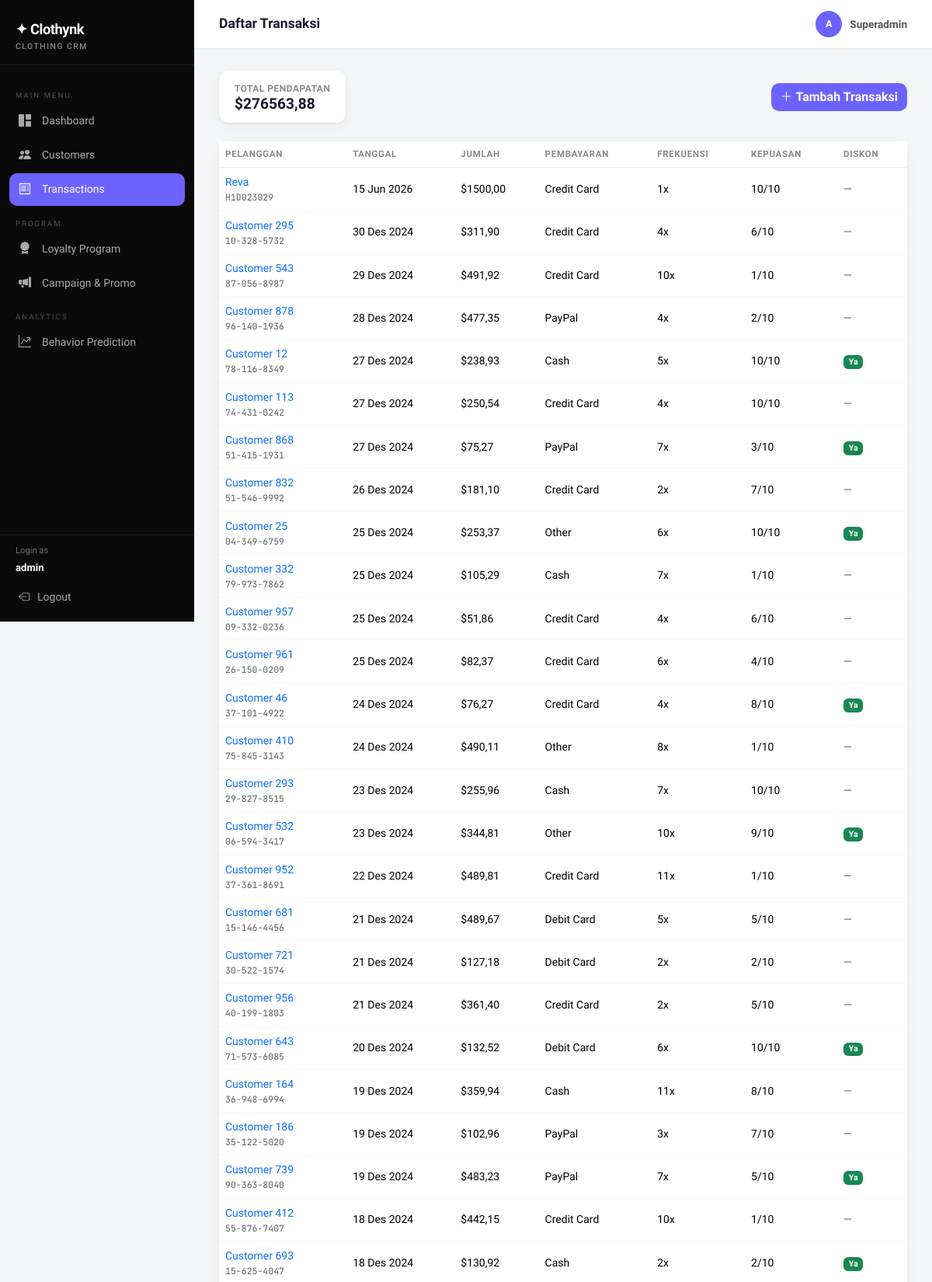
Screenshot of /transaksi/ (signed in, upper part) with the database file from the repository.
### core/models.py (models this page shows, shortened)
class Transaction(models.Model):
    PAYMENT_CHOICES = [
        ('Credit Card', 'Credit Card'),
        ('Debit Card', 'Debit Card'),
        ('PayPal', 'PayPal'),
        ('Cash', 'Cash'),
        ('Other', 'Other'),
    ]
    customer         = models.ForeignKey(Customer, on_delete=models.CASCADE, related_name='transactions')
    amount           = models.DecimalField(max_digits=12, decimal_places=2, verbose_name='Total Transaksi')
    date             = models.DateTimeField(default=timezone.now, verbose_name='Tanggal Transaksi')
    payment_method   = models.CharField(max_length=30, choices=PAYMENT_CHOICES, verbose_name='Metode Pembayaran')
    discount_used    = models.BooleanField(default=False, verbose_name='Pakai Diskon?')
    frequency        = models.IntegerField(default=1, verbose_name='Frekuensi Pembelian')
    return_rate      = models.IntegerField(default=0, verbose_name='Return Rate')
    satisfaction     = models.IntegerField(default=5, verbose_name='Kepuasan Pelanggan')
    time_to_decision = models.IntegerField(default=1, verbose_name='Waktu Keputusan (hari)')
    notes            = models.TextField(blank=True, verbose_name='Catatan')
    created_at       = models.DateTimeField(auto_now_add=True)
    class Meta:
        ordering = ['-date']
        verbose_name = 'Transaksi'
        verbose_name_plural = 'Transaksi'

class Customer(models.Model):
    GENDER_CHOICES = [
        ('Male', 'Male'),
        ('Female', 'Female'),
        ('Non-binary', 'Non-binary'),
        ('Bigender', 'Bigender'),
        ('Genderfluid', 'Genderfluid'),
        ('Polygender', 'Polygender'),
        ('Agender', 'Agender'),
        ('Genderqueer', 'Genderqueer'),
    ]
    INCOME_CHOICES = [('Low', 'Low'), ('Middle', 'Middle'), ('High', 'High')]
    MARITAL_CHOICES = [('Single', 'Single'), ('Married', 'Married'), ('Divorced', 'Divorced'), ('Widowed', 'Widowed')]
    EDUCATION_CHOICES = [
        ('High School', 'High School'),
        ("Bachelor's", "Bachelor's"),
        ("Master's", "Master's"),
        ('PhD', 'PhD'),
        ('Other', 'Other'),
    ]
    OCCUPATION_CHOICES = [('Low', 'Low'), ('Middle', 'Middle'), ('High', 'High')]
    CHANNEL_CHOICES = [('Online', 'Online'), ('In-Store', 'In-Store'), ('Mixed', 'Mixed')]
    INFLUENCE_CHOICES = [('None', 'None'), ('Low', 'Low'), ('Medium', 'Medium'), ('High', 'High')]
    SENSITIVITY_CHOICES = [('Not Sensitive', 'Not Sensitive'), ('Somewhat Sensitive', 'Somewhat Sensitive'), ('Highly Sensitive', 'Highly Sensitive')]
    INTENT_CHOICES = [('Need-based', 'Need-based'), ('Wants-based', 'Wants-based'), ('Impulsive', 'Impulsive')]
    SHIPPING_CHOICES = [('Standard', 'Standard'), ('Express', 'Express'), ('No Preference', 'No Preference')]
    customer_id     = models.CharField(max_length=30, unique=True, verbose_name='Customer ID')
    name            = models.CharField(max_length=150, verbose_name='Nama')
    age             = models.IntegerField(verbose_name='Umur')
    gender          = models.CharField(max_length=15, choices=GENDER_CHOICES, verbose_name='Gender')
    income_level    = models.CharField(max_length=10, choices=INCOME_CHOICES, verbose_name='Income Level')
    marital_status  = models.CharField(max_length=15, choices=MARITAL_CHOICES, verbose_name='Marital Status')
    education_level = models.CharField(max_length=20, choices=EDUCATION_CHOICES, verbose_name='Education Level')
    occupation      = models.CharField(max_length=10, choices=OCCUPATION_CHOICES, verbose_name='Occupation Level')
    location        = models.CharField(max_length=100, verbose_name='Lokasi')
    email           = models.EmailField(unique=True, verbose_name='Email')
    phone           = models.CharField(max_length=20, blank=True, verbose_name='No. Telepon')
    purchase_category      = models.CharField(max_length=100, verbose_name='Kategori Pembelian')
    purchase_channel       = models.CharField(max_length=30, choices=CHANNEL_CHOICES, verbose_name='Channel Pembelian')
    social_media_influence = models.CharField(max_length=20, choices=INFLUENCE_CHOICES, verbose_name='Pengaruh Media Sosial')
    discount_sensitivity   = models.CharField(max_length=30, choices=SENSITIVITY_CHOICES, verbose_name='Sensitivitas Diskon')
    device_used            = models.CharField(max_length=30, verbose_name='Perangkat yang Digunakan')
    payment_method         = models.CharField(max_length=30, verbose_name='Metode Pembayaran')
    shipping_preference    = models.CharField(max_length=30, choices=SHIPPING_CHOICES, verbose_name='Preferensi Pengiriman')
    purchase_intent        = models.CharField(max_length=20, choices=INTENT_CHOICES, verbose_name='Niat Pembelian')
    created_at = models.DateTimeField(auto_now_add=True)
    class Meta:
        ordering = ['id']
        verbose_name = 'Pelanggan'
        verbose_name_plural = 'Pelanggan'

### core/views.py (the view)
# urls.py: path('transaksi/', views.transaction_list, name='transaction_list'),
@login_required
def transaction_list(request):
    transactions = Transaction.objects.select_related('customer').order_by('-date')[:100]
    total = Transaction.objects.aggregate(total=Sum('amount'))['total'] or 0
    return render(request, 'core/transaction_list.html', {'transactions': transactions, 'total': total})

### core/templates/core/transaction_list.html (shortened to what this page needs)
{% extends 'core/base.html' %}
{% block page_title %}Daftar Transaksi{% endblock %}
{% block content %}
<div class="d-flex justify-content-between align-items-center mb-4">
  <div class="stat-card" style="border-radius:12px;padding:14px 20px">
    <div>
      <div class="stat-label">Total Pendapatan</div>
      <div class="stat-value" style="font-size:1.2rem">${{ total|floatformat:2 }}</div>
    </div>
  </div>
  <a href="{% url 'transaction_add' %}" class="btn btn-accent"><i class="bi bi-plus-lg me-1"></i>Tambah Transaksi</a>
</div>
<div class="card">
  <div class="table-responsive">
    <table class="table mb-0">
      <thead>
        <tr>
          <th>Pelanggan</th>
          <th>Tanggal</th>
          <th>Jumlah</th>
          <th>Pembayaran</th>
          <th>Frekuensi</th>
          <th>Kepuasan</th>
          <th>Diskon</th>
        </tr>
      </thead>
      <tbody>
        {% for t in transactions %}
        <tr>
          <td>
            <a href="{% url 'customer_detail' t.customer.pk %}" class="text-decoration-none fw-600">{{ t.customer.name }}</a>
            <div class="text-muted mono" style="font-size:.72rem">{{ t.customer.customer_id }}</div>
          </td>
          <td>{{ t.date|date:"d M Y" }}</td>
          <td class="fw-600">${{ t.amount|floatformat:2 }}</td>
          <td>{{ t.payment_method }}</td>
          <td>{{ t.frequency }}x</td>
          <td>{{ t.satisfaction }}/10</td>
          <td>{% if t.discount_used %}<span class="badge bg-success">Ya</span>{% else %}<span class="text-muted">—</span>{% endif %}</td>
        </tr>
        {% empty %}
        <tr><td colspan="7" class="text-center text-muted py-4">Belum ada transaksi.</td></tr>
        {% endfor %}
      </tbody>
    </table>
  </div>
</div>
{% endblock %}

### core/templates/core/base.html (shortened to what this page needs)
{% load crm_tags %}
<!DOCTYPE html>
<html lang="id">
<head>
  <link href="https://cdnjs.cloudflare.com/ajax/libs/bootstrap/5.3.2/css/bootstrap.min.css" rel="stylesheet">
  <link href="https://cdnjs.cloudflare.com/ajax/libs/bootstrap-icons/1.11.3/font/bootstrap-icons.min.css" rel="stylesheet">
</head>
<body>
<nav id="sidebar">
  <div class="sidebar-brand">
    <div class="brand-name">✦ Clothynk</div>
    <div class="brand-sub">Clothing CRM</div>
  </div>
  <div class="sidebar-nav">
    <div class="nav-section-label">Main Menu</div>
    <a href="{% url 'dashboard' %}" class="nav-link {% if request.resolver_match.url_name == 'dashboard' %}active{% endif %}">
      <i class="bi bi-grid-1x2-fill"></i> Dashboard
    </a>
    <a href="{% url 'customer_list' %}" class="nav-link {% if 'customer' in request.resolver_match.url_name %}active{% endif %}">
      <i class="bi bi-people-fill"></i> Customers
    </a>
    <a href="{% url 'transaction_list' %}" class="nav-link {% if 'transaction' in request.resolver_match.url_name %}active{% endif %}">
      <i class="bi bi-receipt"></i> Transactions
    </a>
    <div class="nav-section-label">Program</div>
    <a href="{% url 'loyalty_list' %}" class="nav-link {% if request.resolver_match.url_name == 'loyalty_list' %}active{% endif %}">
      <i class="bi bi-award-fill"></i> Loyalty Program
    </a>
    <a href="{% url 'campaign_list' %}" class="nav-link {% if 'campaign' in request.resolver_match.url_name %}active{% endif %}">
      <i class="bi bi-megaphone-fill"></i> Campaign & Promo
    </a>
    <div class="nav-section-label">Analytics</div>
    <a href="{% url 'analytics' %}" class="nav-link {% if request.resolver_match.url_name == 'analytics' %}active{% endif %}">
      <i class="bi bi-graph-up-arrow"></i> Behavior Prediction
    </a>
  </div>
  <div class="sidebar-footer">
    <div class="px-2 pb-1 text-white" style="font-size:0.7rem; opacity:0.4;">Login as</div>
    <div class="px-2 pb-2 text-white" style="font-size:0.82rem; font-weight:600;">{{ request.user.username }}</div>
    <a href="{% url 'logout' %}" class="nav-link"><i class="bi bi-box-arrow-left"></i> Logout</a>
  </div>
</nav>
<div id="main">
  <div class="topbar">
    <h1>{% block page_title %}Dashboard{% endblock %}</h1>
    <div class="user-badge">
      <div class="user-avatar">{{ request.user.username|first|upper }}</div>
      Superadmin
    </div>
  </div>
  <div class="page-content">
    {% block content %}{% endblock %}
  </div>
</div>
</body>
</html>

### core/templates/core/base.html (style rules this page uses)
:root { --sidebar-w: 250px; --brand: #0A0A0A; --accent: #6C63FF; --accent2: #FF6584; --bronze: #CD7F32; --silver: #9E9E9E; --gold: #FFC107; --platinum: #B0BEC5; --success-soft: #D1FAE5; --warning-soft: #FEF3C7; --danger-soft: #FEE2E2; --bg: #F4F5F7; --card-bg: #FFFFFF; --sidebar-bg: #0A0A0A; --sidebar-text: rgba(255,255,255,0.65); --sidebar-active: #FFFFFF; }
* { box-sizing: border-box; }
body { font-family: 'Plus Jakarta Sans', sans-serif; background: var(--bg); color: #1A1A2E; }
code, .mono { font-family: 'JetBrains Mono', monospace; }
#sidebar { width: var(--sidebar-w); min-height: 100vh; background: var(--sidebar-bg); position: fixed; left: 0; top: 0; display: flex; flex-direction: column; z-index: 100; transition: transform .25s ease; }
.sidebar-brand { padding: 24px 20px 16px; border-bottom: 1px solid rgba(255,255,255,0.08); }
.sidebar-brand .brand-name { font-size: 1.15rem; font-weight: 800; color: #fff; letter-spacing: -0.5px; }
.sidebar-brand .brand-sub { font-size: 0.65rem; color: var(--sidebar-text); text-transform: uppercase; letter-spacing: 1.5px; }
.sidebar-nav { padding: 16px 12px; flex: 1; }
.nav-section-label { font-size: 0.6rem; text-transform: uppercase; letter-spacing: 2px; color: rgba(255,255,255,0.3); padding: 8px 8px 4px; margin-top: 8px; }
.sidebar-nav .nav-link { color: var(--sidebar-text); border-radius: 10px; padding: 9px 12px; font-size: 0.875rem; font-weight: 500; display: flex; align-items: center; gap: 10px; margin-bottom: 2px; transition: background .15s, color .15s; }
.sidebar-nav .nav-link.active { background: var(--accent); color: #fff; }
.sidebar-nav .nav-link i { font-size: 1rem; width: 20px; }
.sidebar-footer { padding: 12px; border-top: 1px solid rgba(255,255,255,0.08); }
.sidebar-footer .nav-link { color: var(--sidebar-text); font-size: 0.875rem; font-weight: 500; display: flex; align-items: center; gap: 10px; padding: 9px 12px; border-radius: 10px; }
#main { margin-left: var(--sidebar-w); min-height: 100vh; }
.topbar { background: #fff; border-bottom: 1px solid #E8ECF0; padding: 14px 32px; display: flex; align-items: center; justify-content: space-between; position: sticky; top: 0; z-index: 50; }
.topbar h1 { font-size: 1.1rem; font-weight: 700; color: #1A1A2E; margin: 0; }
.topbar .user-badge { display: flex; align-items: center; gap: 10px; font-size: 0.85rem; font-weight: 600; color: #555; }
.user-avatar { width: 34px; height: 34px; background: var(--accent); border-radius: 50%; display: flex; align-items: center; justify-content: center; color: #fff; font-size: 0.8rem; font-weight: 700; }
.page-content { padding: 28px 32px; }
.card { border: none; border-radius: 16px; box-shadow: 0 1px 3px rgba(0,0,0,0.07), 0 4px 16px rgba(0,0,0,0.04); background: var(--card-bg); }
.stat-card { border-radius: 16px; padding: 20px 22px; display: flex; align-items: center; gap: 16px; background: #fff; box-shadow: 0 1px 3px rgba(0,0,0,0.07), 0 4px 16px rgba(0,0,0,0.04); }
.stat-label { font-size: 0.75rem; color: #888; font-weight: 600; text-transform: uppercase; letter-spacing: 0.5px; }
.stat-value { font-size: 1.5rem; font-weight: 800; color: #1A1A2E; line-height: 1.1; }
.table { font-size: 0.875rem; }
.table th { font-size: 0.72rem; text-transform: uppercase; letter-spacing: 0.7px; color: #888; font-weight: 700; border-bottom: 1px solid #F0F0F0; }
.table td { vertical-align: middle; border-color: #F8F8F8; }
.btn-accent { background: var(--accent); color: #fff; border: none; font-weight: 600; border-radius: 10px; }

### rows the page displays
Transaction: customer.name "Reva", customer.customer_id "H1D023029", date "15 Jun 2026", amount "1500,00", payment_method "Credit Card", frequency "1", satisfaction "10"
Transaction: customer.name "Customer 295", customer.customer_id "10-328-5732", date "30 Des 2024", amount "311,90", payment_method "Credit Card", frequency "4", satisfaction "6"
Transaction: customer.name "Customer 543", customer.customer_id "87-056-8987", date "29 Des 2024", amount "491,92", payment_method "Credit Card", frequency "10", satisfaction "1"
Transaction: customer.name "Customer 878", customer.customer_id "96-140-1936", date "28 Des 2024", amount "477,35", payment_method "PayPal", frequency "4", satisfaction "2"
Transaction: customer.name "Customer 12", customer.customer_id "78-116-8349", date "27 Des 2024", amount "238,93", payment_method "Cash", frequency "5", satisfaction "10", discount_used "Ya"
Transaction: customer.name "Customer 113", customer.customer_id "74-431-0242", date "27 Des 2024", amount "250,54", payment_method "Credit Card", frequency "4", satisfaction "10"
Transaction: customer.name "Customer 868", customer.customer_id "51-415-1931", date "27 Des 2024", amount "75,27", payment_method "PayPal", frequency "7", satisfaction "3", discount_used "Ya"
Transaction: customer.name "Customer 832", customer.customer_id "51-546-9992", date "26 Des 2024", amount "181,10", payment_method "Credit Card", frequency "2", satisfaction "7"
Transaction: customer.name "Customer 25", customer.customer_id "04-349-6759", date "25 Des 2024", amount "253,37", payment_method "Other", frequency "6", satisfaction "10", discount_used "Ya"
Transaction: customer.name "Customer 332", customer.customer_id "79-973-7862", date "25 Des 2024", amount "105,29", payment_method "Cash", frequency "7", satisfaction "1"
Transaction: customer.name "Customer 957", customer.customer_id "09-332-0236", date "25 Des 2024", amount "51,86", payment_method "Credit Card", frequency "4", satisfaction "6"
Transaction: customer.name "Customer 961", customer.customer_id "26-150-0209", date "25 Des 2024", amount "82,37", payment_method "Credit Card", frequency "6", satisfaction "4"
Transaction: customer.name "Customer 46", customer.customer_id "37-101-4922", date "24 Des 2024", amount "76,27", payment_method "Credit Card", frequency "4", satisfaction "8", discount_used "Ya"
Transaction: customer.name "Customer 410", customer.customer_id "75-845-3143", date "24 Des 2024", amount "490,11", payment_method "Other", frequency "8", satisfaction "1"
Transaction: customer.name "Customer 293", customer.customer_id "29-827-8515", date "23 Des 2024", amount "255,96", payment_method "Cash", frequency "7", satisfaction "10"
Transaction: customer.name "Customer 532", customer.customer_id "06-594-3417", date "23 Des 2024", amount "344,81", payment_method "Other", frequency "10", satisfaction "9", discount_used "Ya"
Transaction: customer.name "Customer 952", customer.customer_id "37-361-8691", date "22 Des 2024", amount "489,81", payment_method "Credit Card", frequency "11", satisfaction "1"
Transaction: customer.name "Customer 681", customer.customer_id "15-146-4456", date "21 Des 2024", amount "489,67", payment_method "Debit Card", frequency "5", satisfaction "5"
Transaction: customer.name "Customer 721", customer.customer_id "30-522-1574", date "21 Des 2024", amount "127,18", payment_method "Debit Card", frequency "2", satisfaction "2"
Transaction: customer.name "Customer 956", customer.customer_id "40-199-1803", date "21 Des 2024", amount "361,40", payment_method "Credit Card", frequency "2", satisfaction "5"
Transaction: customer.name "Customer 643", customer.customer_id "71-573-6085", date "20 Des 2024", amount "132,52", payment_method "Debit Card", frequency "6", satisfaction "10", discount_used "Ya"
Transaction: customer.name "Customer 164", customer.customer_id "36-948-6994", date "19 Des 2024", amount "359,94", payment_method "Cash", frequency "11", satisfaction "8"
Transaction: customer.name "Customer 186", customer.customer_id "35-122-5020", date "19 Des 2024", amount "102,96", payment_method "PayPal", frequency "3", satisfaction "7"
Transaction: customer.name "Customer 739", customer.customer_id "90-363-8040", date "19 Des 2024", amount "483,23", payment_method "PayPal", frequency "7", satisfaction "5", discount_used "Ya"
Transaction: customer.name "Customer 412", customer.customer_id "55-876-7407", date "18 Des 2024", amount "442,15", payment_method "Credit Card", frequency "10", satisfaction "1"
Transaction: customer.name "Customer 693", customer.customer_id "15-625-4047", date "18 Des 2024", amount "130,92", payment_method "Cash", frequency "2", satisfaction "2", discount_used "Ya"

### other values shown
{{ request.user.username }} "admin"
{{ request.user.username|first|upper }} "A"
{{ total|floatformat:2 }} "276563,88"
